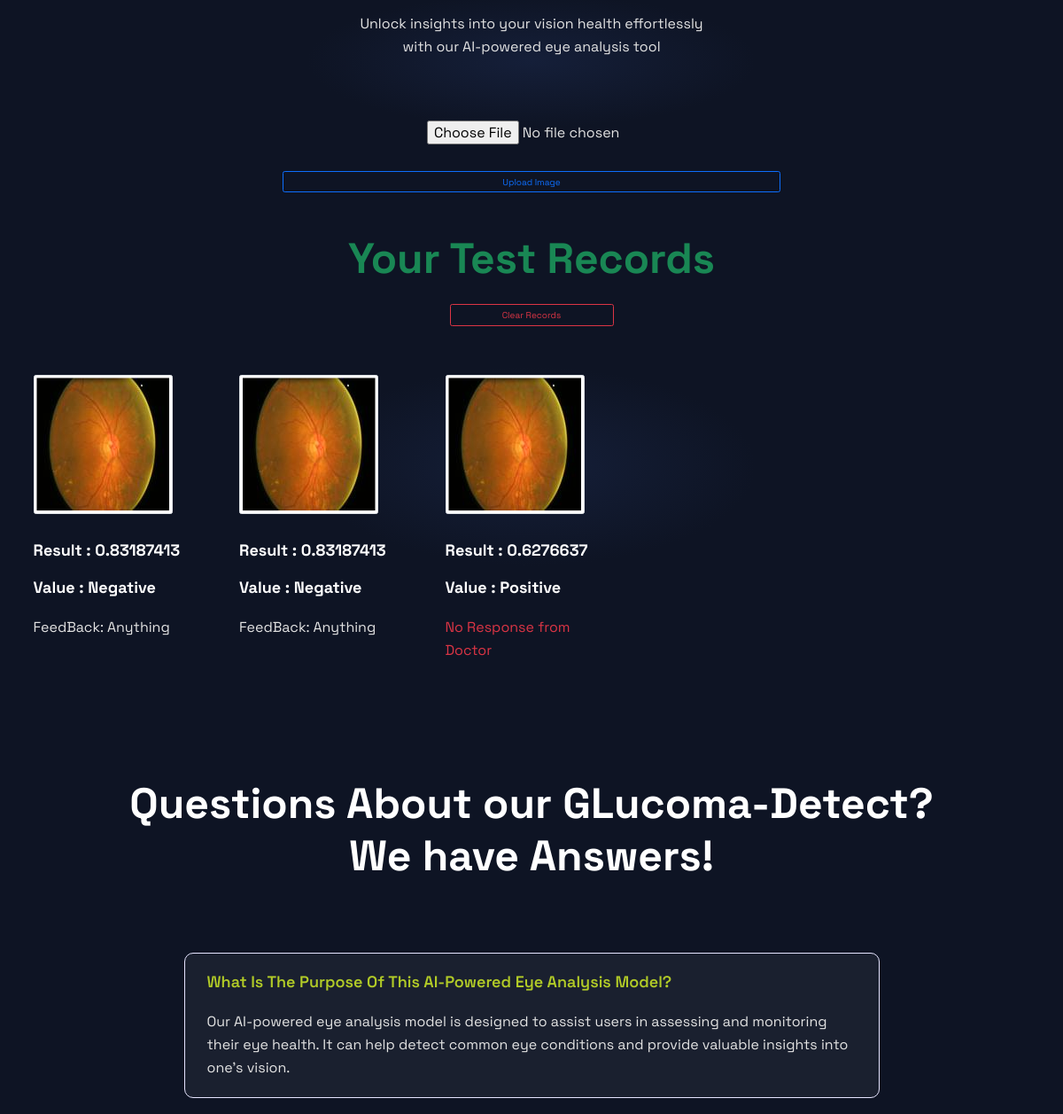
The app's page / (signed in, middle part), older data.
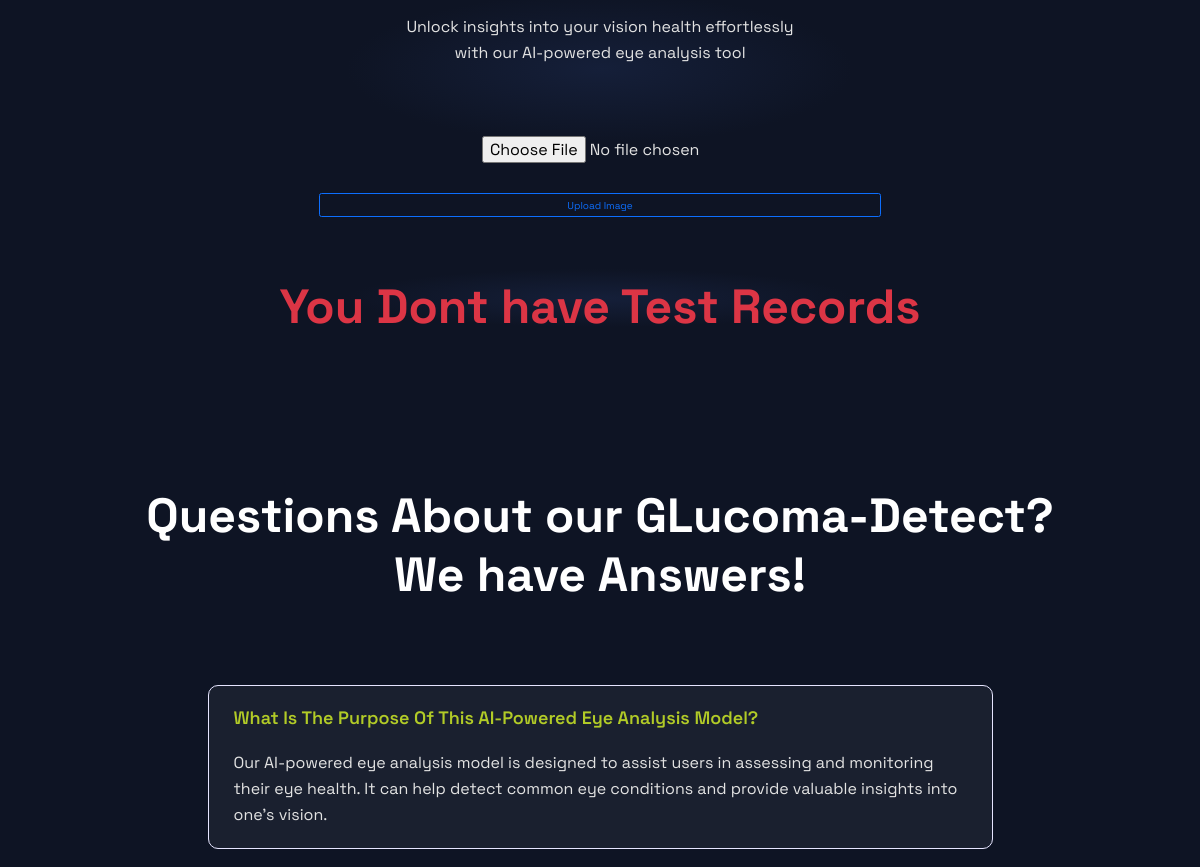
The same page, newer data.
### website/models.py (models this page shows, shortened)
class AI_Response(models.Model):
    image = models.ImageField(upload_to='images', null=True, blank=True, help_text='AI Response Image')
    result = models.CharField(max_length=100)
    value = models.CharField(max_length=100)
    description = models.CharField(max_length=200, default=None, null=True)
    userId = models.ForeignKey(User, on_delete=models.CASCADE)

### website/views.py (the view)
# urls.py: path('', views.home, name='home'),
def home(request):
    images = Images.objects.all()
    records = None
    if request.user.is_authenticated:
        records = AI_Response.objects.filter(userId=request.user.id)
    context = {"images": images, "records": records}
    template_name = "website/home.html"
    return render(request, template_name, context)

### website/templates/website/home.html (shortened to what the changed rows need)
{% extends 'website/base.html' %}
{% load static %}
{% block content %}
<div class="rts-tools-area  bg-tools">
    {% if user.is_authenticated %}
    {% if records %}
    <div class="container">
        <div class="row">
            <div class="col-lg-12 mt-5">
                <div class="title-conter-area">
                    <h2 class="title mt-4 text-success">
                        Your Test Records
                    </h2>
                </div>
            </div>
            <div class="col-lg-2 mx-auto">
                <form action="{% url 'records-delete' %}" method="POST">
                    <button id="clear-button" class="btn btn-outline-danger" type="submit">
                        Clear Records
                    </button>
                </form>
            </div>
        </div>
        <div class="row mt--25 g-5">
            {% for report in records%}
            <div class="col-lg-2 col-md-2 ml-5 col-sm-8 col-12">
                <img src="{{report.image.url}}" alt="..." class="img-thumbnail">
                <div class="mt-5">
                    <h6>Result : {{report.result}}</h6>
                    <h6>Value : {{report.value}}</h6>
                    {% if report.description is not None %}
                    <p>FeedBack:
                        {{report.description}}
                    </p>
                    {% else %}
                    <p class="text-danger">No Response from Doctor</p>
                    {% endif %}
                </div>
            </div>
            {% endfor %}
        </div>
        {% else %}
        <div class="row">
            <div class="col-lg-12 mt-5">
                <div class="title-conter-area">
                    <h2 class="title mt-5 text-danger">
                        You Dont have Test Records
                    </h2>
                </div>
            </div>
        </div>
        {% endif %}
    </div>
    {% endif %}
</div>
<div class="rts-faq-area rts-section-gap " style="background-color:#0e1424">
    <div class="container">
        <div class="row">
            <div class="col-lg-12">
                <div class="title-conter-area">
                    <h2 class="title">
                        Questions About our GLucoma-Detect? <br>
                        We have Answers!
                    </h2>
                </div>
            </div>
        </div>
        <div class="row mt--60">
            <div class="col-lg-12">
                <div class="accordion-area-one">
                    <div class="accordion" id="accordionExample">
                        <div class="accordion-item" style="background-color:rgba(217, 217, 217, 0.06);">
                            <h2 class="accordion-header" id="headingOne">
                                <button class="accordion-button" style="color:rgb(178, 203, 39);" type="button"
                                        data-bs-toggle="collapse"
                                        data-bs-target="#collapseOne" aria-expanded="true" aria-controls="collapseOne">
                                    What is the purpose of this AI-powered eye analysis model?
                                </button>
                            </h2>
                        </div>
                    </div>
                </div>
            </div>
        </div>
    </div>
</div>
{% endblock content %}

Row changes from the older to the newer data that the page shows:
removed AI_Response: image (picture), result "0.83187413", value "Negative", description "Anything"
removed AI_Response: image (picture), result "0.83187413", value "Negative", description "Anything"
removed AI_Response: image (picture), result "0.6276637", value "Positive", shows "No Response from Doctor"
Text that changed along with them:
text no longer shown: "Your Test Records Clear Records"
text now shown: "You Dont have Test Records"
